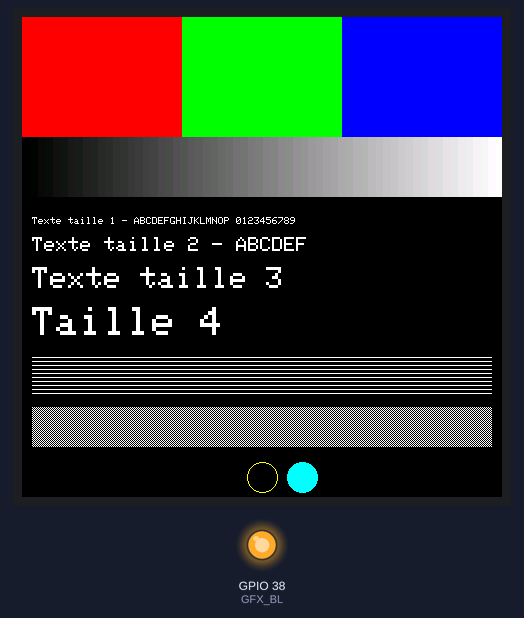
Recording of a program running on a simulated ESP32-S3. On the bench: 480×480 colour display, output pins drawn as LEDs (lit = HIGH). What the program prints to the serial monitor is not drawn.

Above: at 0.5 s.

The program:

main.cpp
```cpp
/*
 * Display_Test - ESP32-4848S040
 * Test qualite ecran sans LVGL, directement avec Arduino_GFX.
 */

#include <Arduino.h>
#include <Arduino_GFX_Library.h>

#define SCREEN_W 480
#define SCREEN_H 480
#define GFX_BL 38

Arduino_DataBus *bus = new Arduino_SWSPI(
    GFX_NOT_DEFINED, 39, 48, 47, GFX_NOT_DEFINED);

Arduino_ESP32RGBPanel *rgbpanel = new Arduino_ESP32RGBPanel(
    18, 17, 16, 21,
    11, 12, 13, 14, 0,
    8, 20, 3, 46, 9, 10,
    4, 5, 6, 7, 15,
    1, 10, 8, 50,
    1, 10, 8, 20,
    1, 12000000,
    false, 0, 0, 480 * 20);

Arduino_RGB_Display *gfx = new Arduino_RGB_Display(
    SCREEN_W, SCREEN_H, rgbpanel, 0, true,
    bus, GFX_NOT_DEFINED,
    st7701_type9_init_operations, sizeof(st7701_type9_init_operations));

void setup() {
    Serial.begin(115200);

    pinMode(GFX_BL, OUTPUT);
    digitalWrite(GFX_BL, HIGH);

    gfx->begin();
    gfx->fillScreen(BLACK);

    // Test 1: couleurs pures
    gfx->fillRect(0, 0, 160, 120, RED);
    gfx->fillRect(160, 0, 160, 120, GREEN);
    gfx->fillRect(320, 0, 160, 120, BLUE);

    // Test 2: degrade gris
    for (int x = 0; x < 480; x++) {
        uint8_t g = (x * 255) / 479;
        uint16_t color = gfx->color565(g, g, g);
        gfx->drawFastVLine(x, 120, 60, color);
    }

    // Test 3: texte a differentes tailles
    gfx->setTextColor(WHITE);
    gfx->setTextSize(1);
    gfx->setCursor(10, 200);
    gfx->println("Texte taille 1 - ABCDEFGHIJKLMNOP 0123456789");

    gfx->setTextSize(2);
    gfx->setCursor(10, 220);
    gfx->println("Texte taille 2 - ABCDEF");

    gfx->setTextSize(3);
    gfx->setCursor(10, 250);
    gfx->println("Texte taille 3");

    gfx->setTextSize(4);
    gfx->setCursor(10, 290);
    gfx->println("Taille 4");

    // Test 4: lignes fines (1px)
    for (int i = 0; i < 10; i++) {
        gfx->drawFastHLine(10, 340 + i * 4, 460, WHITE);
    }

    // Test 5: damier 1px
    for (int y = 390; y < 430; y++) {
        for (int x = 10; x < 470; x++) {
            if ((x + y) % 2 == 0) {
                gfx->drawPixel(x, y, WHITE);
            }
        }
    }

    // Test 6: cercle
    gfx->drawCircle(240, 460, 15, YELLOW);
    gfx->fillCircle(280, 460, 15, CYAN);

    Serial.println("Display test done");
}

void loop() {
    delay(1000);
}
```
